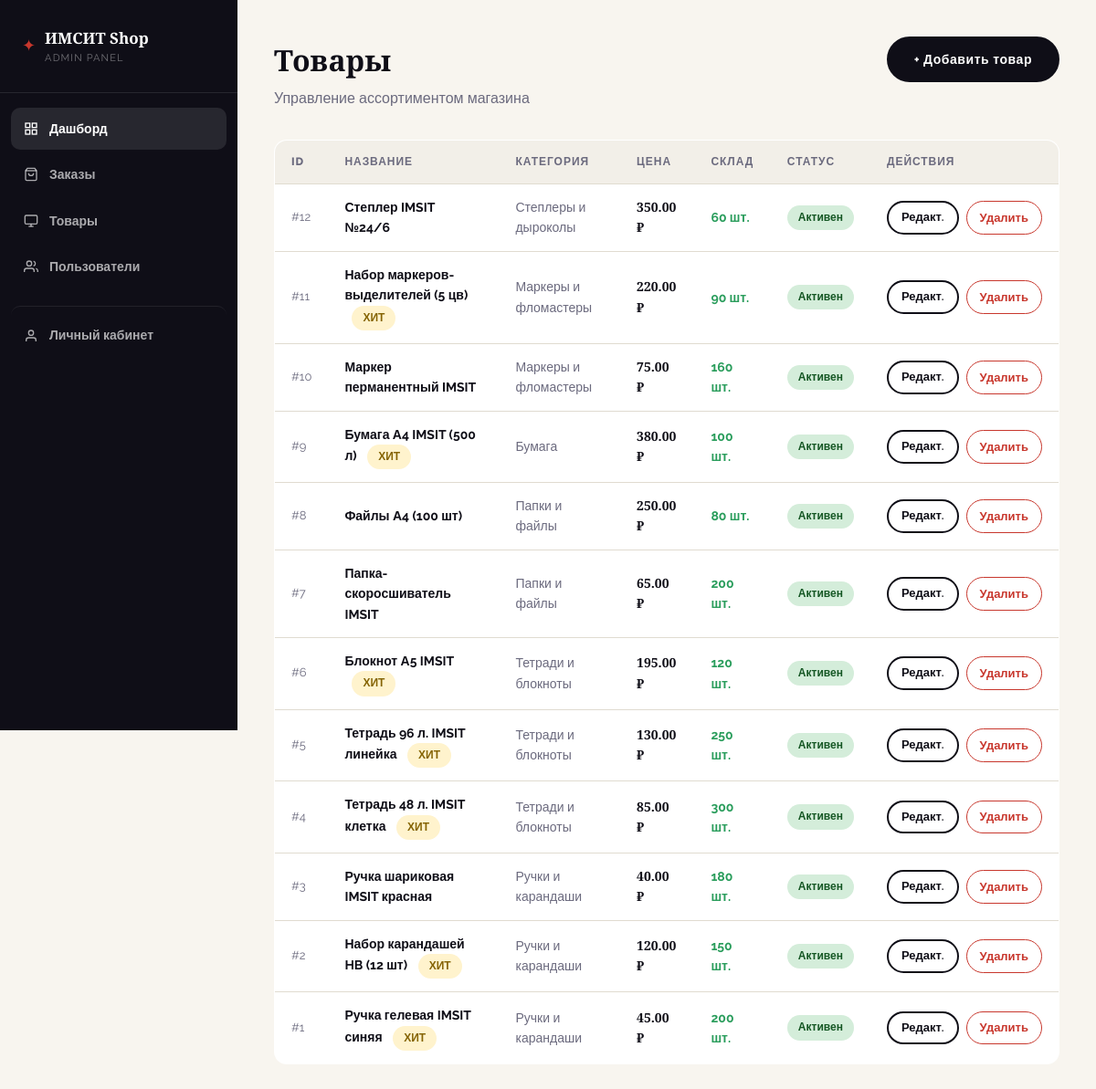
/admin/products.php (signed in), run on the app's committed database.
### tables this page shows
CREATE TABLE products (
    id INT AUTO_INCREMENT PRIMARY KEY,
    category_id INT,
    name VARCHAR(255) NOT NULL,
    slug VARCHAR(255) NOT NULL UNIQUE,
    description TEXT,
    price DECIMAL(10,2) NOT NULL,
    stock INT DEFAULT 0,
    image VARCHAR(255),
    is_featured TINYINT(1) DEFAULT 0,
    is_active TINYINT(1) DEFAULT 1,
    created_at TIMESTAMP DEFAULT CURRENT_TIMESTAMP,
    FOREIGN KEY (category_id) REFERENCES categories(id) ON DELETE SET NULL
);

CREATE TABLE categories (
    id INT AUTO_INCREMENT PRIMARY KEY,
    name VARCHAR(100) NOT NULL,
    slug VARCHAR(100) NOT NULL UNIQUE,
    description TEXT,
    image VARCHAR(255),
    created_at TIMESTAMP DEFAULT CURRENT_TIMESTAMP
);

### includes/functions.php (called while the page is built, shortened)
<?php
function e(string $s): string { return htmlspecialchars($s, ENT_QUOTES, 'UTF-8'); }
function formatPrice(float $p): string { return number_format($p, 2, '.', ' ') . ' ₽'; }

### admin/products.php (the view, shortened to what this page needs)
<?php
require_once __DIR__ . '/../includes/functions.php';
$db  = getDB();
$products = $db->query("
    SELECT p.*, c.name as cat_name
    FROM products p
    LEFT JOIN categories c ON p.category_id = c.id
    ORDER BY p.id DESC
")->fetchAll();
?>
<!DOCTYPE html>
<html lang="ru">
<head>
<link rel="stylesheet" href="../public/css/style.css">
</head>
<body>
<div class="admin-layout">
<aside class="admin-sidebar">
  <div class="admin-logo">
    <a href="../index.php" style="display:flex;align-items:center;gap:10px;color:var(--white)">
      <span style="font-size:18px;color:var(--accent)">✦</span>
      <div><div style="font-family:'Playfair Display',serif;font-weight:900;font-size:17px">ИМСИТ Shop</div><div style="font-size:11px;opacity:.4;letter-spacing:.1em">ADMIN PANEL</div></div>
    </a>
  </div>
  <nav class="admin-nav">
    <a href="index.php" class="admin-nav-link active">
      <svg width="16" height="16" viewBox="0 0 24 24" fill="none" stroke="currentColor" stroke-width="2"><rect x="3" y="3" width="7" height="7"/><rect x="14" y="3" width="7" height="7"/><rect x="14" y="14" width="7" height="7"/><rect x="3" y="14" width="7" height="7"/></svg>
      Дашборд
    </a>
    <a href="orders.php" class="admin-nav-link">
      <svg width="16" height="16" viewBox="0 0 24 24" fill="none" stroke="currentColor" stroke-width="2"><path d="M6 2 3 6v14a2 2 0 0 0 2 2h14a2 2 0 0 0 2-2V6l-3-4z"/><line x1="3" y1="6" x2="21" y2="6"/><path d="M16 10a4 4 0 0 1-8 0"/></svg>
      Заказы
    </a>
    <a href="products.php" class="admin-nav-link">
      <svg width="16" height="16" viewBox="0 0 24 24" fill="none" stroke="currentColor" stroke-width="2"><rect x="2" y="3" width="20" height="14" rx="2"/><line x1="8" y1="21" x2="16" y2="21"/><line x1="12" y1="17" x2="12" y2="21"/></svg>
      Товары
    </a>
    <a href="users.php" class="admin-nav-link">
      <svg width="16" height="16" viewBox="0 0 24 24" fill="none" stroke="currentColor" stroke-width="2"><path d="M17 21v-2a4 4 0 0 0-4-4H5a4 4 0 0 0-4 4v2"/><circle cx="9" cy="7" r="4"/><path d="M23 21v-2a4 4 0 0 0-3-3.87"/><path d="M16 3.13a4 4 0 0 1 0 7.75"/></svg>
      Пользователи
    </a>
    <a href="../account.php" class="admin-nav-link" style="margin-top:20px;border-top:1px solid rgba(255,255,255,.08);padding-top:20px">
  <svg width="16" height="16" viewBox="0 0 24 24" fill="none" stroke="currentColor" stroke-width="2"><path d="M20 21v-2a4 4 0 0 0-4-4H8a4 4 0 0 0-4 4v2"/><circle cx="12" cy="7" r="4"/></svg>
  Личный кабинет
</a>
  </nav>
</aside>
<main class="admin-content">
  <div class="admin-header" style="display:flex;align-items:flex-start;justify-content:space-between">
    <div>
      <h1>Товары</h1>
      <p>Управление ассортиментом магазина</p>
    </div>
    <a href="product-edit.php" class="btn-primary">+ Добавить товар</a>
  </div>
  <table class="data-table">
    <thead>
      <tr><th>ID</th><th>Название</th><th>Категория</th><th>Цена</th><th>Склад</th><th>Статус</th><th>Действия</th></tr>
    </thead>
    <tbody>
      <?php foreach($products as $p): ?>
      <tr>
        <td style="color:var(--ink-muted);font-size:13px">#<?= $p['id'] ?></td>
        <td>
          <strong style="font-size:14px"><?= e($p['name']) ?></strong>
          <?php if($p['is_featured']): ?><span class="badge" style="background:#fff3cd;color:#856404;margin-left:8px">ХИТ</span><?php endif; ?>
        </td>
        <td style="color:var(--ink-muted)"><?= e($p['cat_name'] ?? '—') ?></td>
        <td style="font-family:'Playfair Display',serif;font-weight:700"><?= formatPrice($p['price']) ?></td>
        <td>
          <span style="font-weight:700;color:<?= $p['stock']>0?'#2a9d5c':'var(--accent)' ?>">
            <?= $p['stock'] ?> шт.
          </span>
        </td>
        <td>
          <a href="products.php?toggle=<?= $p['id'] ?>">
            <span class="badge" style="background:<?= $p['is_active']?'#d4edda':'#f8d7da' ?>;color:<?= $p['is_active']?'#155724':'#721c24' ?>;cursor:pointer">
              <?= $p['is_active'] ? 'Активен' : 'Скрыт' ?>
            </span>
          </a>
        </td>
        <td>
          <div style="display:flex;gap:8px">
            <a href="product-edit.php?id=<?= $p['id'] ?>" class="btn-outline" style="padding:6px 14px;font-size:13px">Редакт.</a>
            <button onclick="confirmDelete('products.php?delete=<?= $p['id'] ?>', 'Удалить товар «<?= e(addslashes($p['name'])) ?>»?')"
              style="padding:6px 14px;border-radius:50px;border:1.5px solid var(--accent);background:transparent;color:var(--accent);font-family:inherit;font-size:13px;font-weight:700;cursor:pointer">
              Удалить
            </button>
          </div>
        </td>
      </tr>
      <?php endforeach; ?>
    </tbody>
  </table>
</main>
</div>
</body>
</html>

### public/css/style.css (style rules this page uses)
:root { --ink: #0f0e17; --ink-soft: #2e2d3d; --ink-muted: #6b6a7e; --cream: #f8f5ef; --white: #ffffff; --accent: #c8372d; --accent2: #e8a020; --gold: #d4a843; --surface: #f2efe8; --border: #e0dbd0; --radius: 14px; --shadow: 0 4px 24px rgba(15,14,23,.08); --shadow-lg: 0 12px 48px rgba(15,14,23,.14); }
*, *::before, *::after { box-sizing: border-box; margin: 0; padding: 0; }
html { scroll-behavior: smooth; }
body { font-family: 'Raleway', sans-serif; background: var(--cream); color: var(--ink); line-height: 1.6; overflow-x: hidden; }
a { color: inherit; text-decoration: none; }
.btn-primary { display: inline-flex; align-items: center; gap: 8px; background: var(--ink); color: var(--white); padding: 12px 28px; border-radius: 50px; font-family: 'Raleway', sans-serif; font-weight: 700; font-size: 14px; letter-spacing: .04em; border: 2px solid var(--ink); cursor: pointer; transition: all .25s; }
.btn-outline { display: inline-flex; align-items: center; background: transparent; color: var(--ink); padding: 10px 22px; border-radius: 50px; font-family: 'Raleway', sans-serif; font-weight: 600; font-size: 14px; border: 2px solid var(--ink); cursor: pointer; transition: all .25s; }
.admin-layout { display:grid; grid-template-columns:260px 1fr; min-height:100vh; }
.admin-sidebar { background:var(--ink); color:var(--white); padding:0; position:sticky; top:0; height:100vh; overflow-y:auto; }
.admin-logo { padding:28px 24px; border-bottom:1px solid rgba(255,255,255,.1); }
.admin-nav { padding:16px 12px; }
.admin-nav-link { display:flex; align-items:center; gap:12px; padding:12px 14px; border-radius:10px; font-weight:600; font-size:14px; color:rgba(255,255,255,.65); transition:all .2s; margin-bottom:4px; }
.admin-nav-link:hover,.admin-nav-link.active { background:rgba(255,255,255,.1); color:var(--white); }
.admin-content { padding:40px; background:var(--cream); }
.admin-header { margin-bottom:32px; }
.admin-header h1 { font-family:'Playfair Display',serif; font-size:32px; font-weight:900; }
.admin-header p { color:var(--ink-muted); margin-top:4px; }
.data-table { width:100%; border-collapse:collapse; background:var(--white); border-radius:var(--radius); overflow:hidden; border:1.5px solid var(--border); }
.data-table th { padding:14px 18px; text-align:left; font-size:12px; font-weight:800; letter-spacing:.08em; text-transform:uppercase; color:var(--ink-muted); background:var(--surface); border-bottom:1.5px solid var(--border); }
.data-table td { padding:14px 18px; font-size:14px; border-bottom:1px solid var(--border); vertical-align:middle; }
.data-table tr:last-child td { border-bottom:none; }
.badge { display:inline-block; padding:4px 12px; border-radius:50px; font-size:12px; font-weight:700; }

### data on the page
products: id "12", name "Степлер IMSIT №24/6", category.name "Степлеры и дыроколы", price "350.00 ₽", stock "60", is_active "Активен"
products: id "11", name "Набор маркеров-выделителей (5 цв)", is_featured "ХИТ", category.name "Маркеры и фломастеры", price "220.00 ₽", stock "90", is_active "Активен"
products: id "10", name "Маркер перманентный IMSIT", category.name "Маркеры и фломастеры", price "75.00 ₽", stock "160", is_active "Активен"
products: id "9", name "Бумага А4 IMSIT (500 л)", is_featured "ХИТ", category.name "Бумага", price "380.00 ₽", stock "100", is_active "Активен"
products: id "8", name "Файлы А4 (100 шт)", category.name "Папки и файлы", price "250.00 ₽", stock "80", is_active "Активен"
products: id "7", name "Папка-скоросшиватель IMSIT", category.name "Папки и файлы", price "65.00 ₽", stock "200", is_active "Активен"
products: id "6", name "Блокнот А5 IMSIT", is_featured "ХИТ", category.name "Тетради и блокноты", price "195.00 ₽", stock "120", is_active "Активен"
products: id "5", name "Тетрадь 96 л. IMSIT линейка", is_featured "ХИТ", category.name "Тетради и блокноты", price "130.00 ₽", stock "250", is_active "Активен"
products: id "4", name "Тетрадь 48 л. IMSIT клетка", is_featured "ХИТ", category.name "Тетради и блокноты", price "85.00 ₽", stock "300", is_active "Активен"
products: id "3", name "Ручка шариковая IMSIT красная", category.name "Ручки и карандаши", price "40.00 ₽", stock "180", is_active "Активен"
products: id "2", name "Набор карандашей HB (12 шт)", is_featured "ХИТ", category.name "Ручки и карандаши", price "120.00 ₽", stock "150", is_active "Активен"
products: id "1", name "Ручка гелевая IMSIT синяя", is_featured "ХИТ", category.name "Ручки и карандаши", price "45.00 ₽", stock "200", is_active "Активен"
